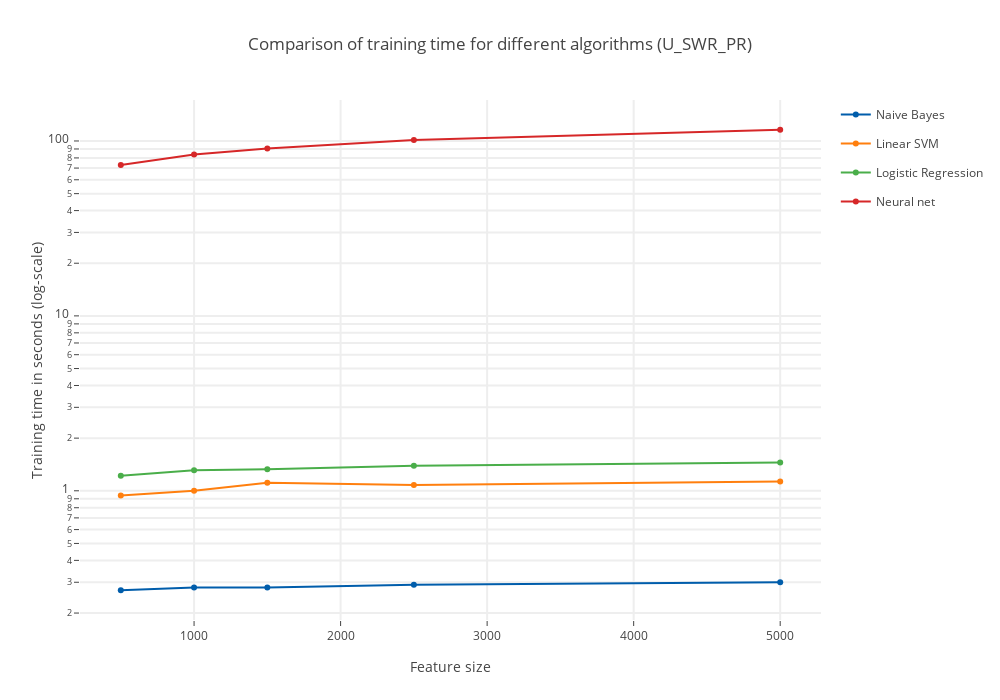

Notebook cell for this chart:
### Code cell
## PLOT THE TRAINING TIME
# Create traces
trace0 = Scatter(
    y = [nbdict['500'][4], nbdict['1000'][4], nbdict['1500'][4], nbdict['2500'][4], nbdict['5000'][4]],
    x = [500,1000,1500,2500,5000],
    legendgroup="1",
    mode = 'lines+markers',
    name = 'Naive Bayes',
    marker= {'color': 'rgb(0, 93, 171)'}
    #5799C7
)
trace1 = Scatter(
    x = [500,1000,1500,2500,5000],
    y = [svmdict['500'][4], svmdict['1000'][4], svmdict['1500'][4], svmdict['2500'][4], svmdict['5000'][4]],
    legendgroup="2",
    mode = 'lines+markers',
    name = 'Linear SVM',
    marker= {'color': 'rgb(255, 127, 14)'}
)
trace2 = Scatter(
    x = [500,1000,1500,2500,5000],
    y = [lrdict['500'][4], lrdict['1000'][4], lrdict['1500'][4], lrdict['2500'][4], lrdict['5000'][4]],
    mode = 'lines+markers',
    legendgroup="3",
    name = 'Logistic Regression',
    marker= {'color': 'rgb(74, 174, 74)'}
)
trace3 = Scatter(
    x = [500,1000,1500,2500,5000],
    y = [mlpdict['500'][4], mlpdict['1000'][4], mlpdict['1500'][4], mlpdict['2500'][4], mlpdict['5000'][4]],
    mode = 'lines+markers',
    legendgroup="4",
    name = 'Neural net',
    marker= {'color': 'rgb(214, 39, 40)'}
)

layout = Layout(
    title= 'Comparison of training time for different algorithms (U_SWR_PR)',
    hovermode= 'closest',
    autosize=False,
    width=1000,
    height=700,
    xaxis= dict(
        title= 'Feature size',
        ticklen= 5,
        zeroline= False,
        gridwidth= 2,
    ),
    yaxis=dict(
        title= 'Training time in seconds (log-scale)',
        type='log',
        ticklen= 5,
        gridwidth= 2,
    )
)

data = [trace0,trace1,trace2,trace3]
fig = Figure(data=data, layout=layout)
iplot(fig)

### Figure 1 — Plotly figure (JSON) as saved in the notebook; plotly's stock layout.template omitted (floating-point values rounded to 4 significant figures)
{"data": [{"legendgroup": "1", "marker": {"color": "rgb(0, 93, 171)"}, "mode": "lines+markers", "name": "Naive Bayes", "type": "scatter", "x": [500, 1000, 1500, 2500, 5000], "y": [0.27, 0.28, 0.28, 0.29, 0.3]}, {"legendgroup": "2", "marker": {"color": "rgb(255, 127, 14)"}, "mode": "lines+markers", "name": "Linear SVM", "type": "scatter", "x": [500, 1000, 1500, 2500, 5000], "y": [0.94, 1, 1.11, 1.08, 1.13]}, {"legendgroup": "3", "marker": {"color": "rgb(74, 174, 74)"}, "mode": "lines+markers", "name": "Logistic Regression", "type": "scatter", "x": [500, 1000, 1500, 2500, 5000], "y": [1.22, 1.31, 1.33, 1.39, 1.45]}, {"legendgroup": "4", "marker": {"color": "rgb(214, 39, 40)"}, "mode": "lines+markers", "name": "Neural net", "type": "scatter", "x": [500, 1000, 1500, 2500, 5000], "y": [72.95, 83.72, 90.59, 101.5, 115.9]}], "layout": {"autosize": false, "height": 700, "hovermode": "closest", "title": "Comparison of training time for different algorithms (U_SWR_PR)", "width": 1000, "xaxis": {"gridwidth": 2, "ticklen": 5, "title": "Feature size", "zeroline": false}, "yaxis": {"gridwidth": 2, "ticklen": 5, "title": "Training time in seconds (log-scale)", "type": "log"}}}
